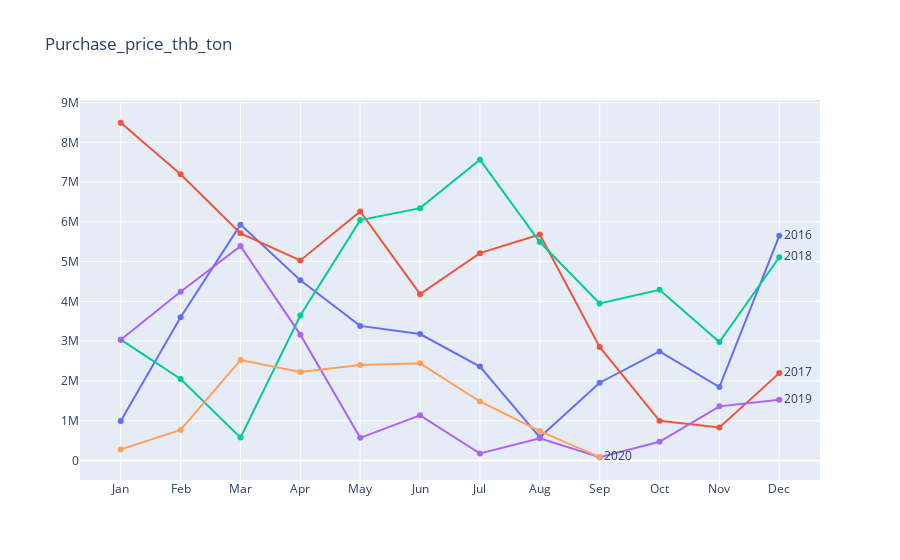
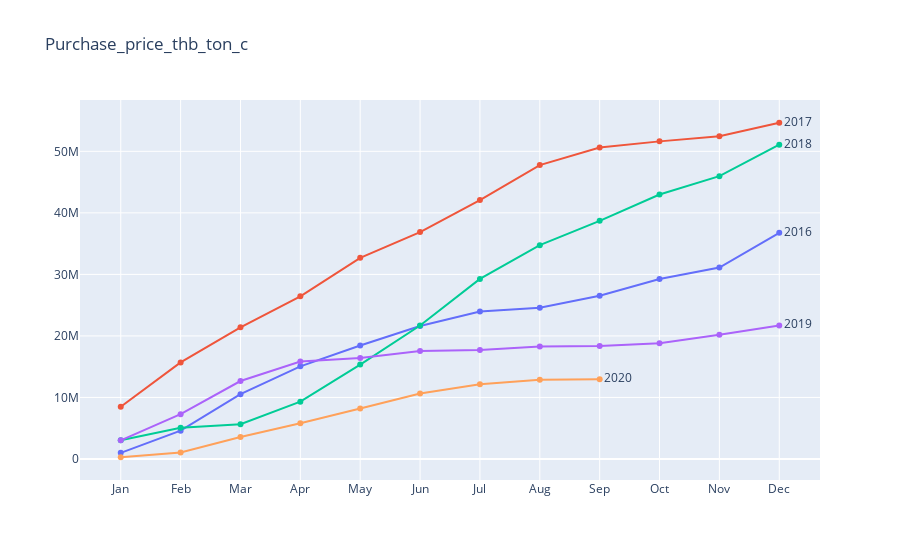
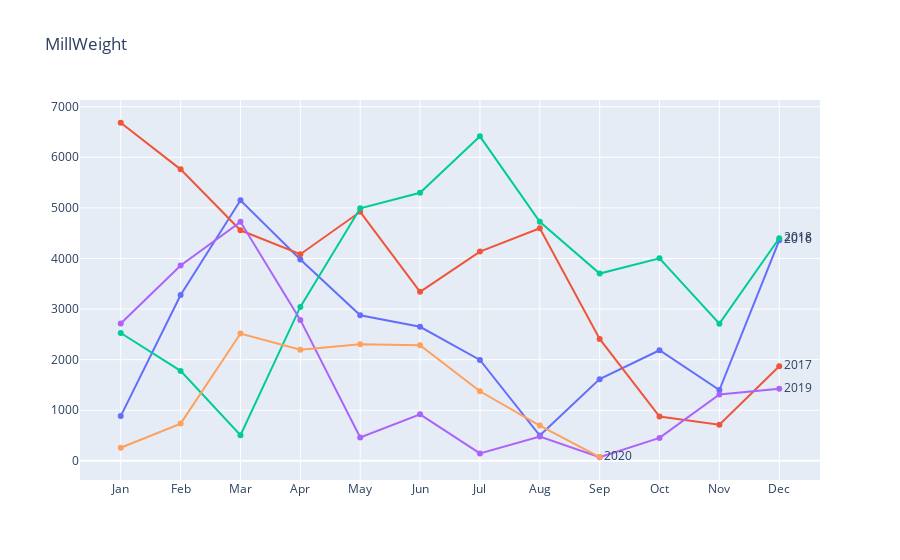
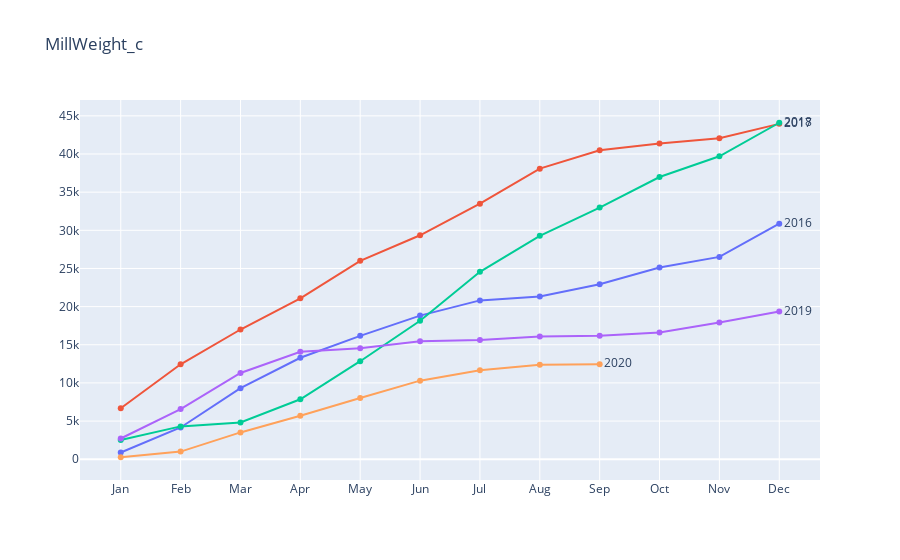

Notebook source saved alongside these figures, in order:
### Code cell
for t in ['Purchase_price_thb_ton','MillWeight']:
    if t == 'MillWeight': cols = ['MillWeight', 'MillWeight_c']
    else: cols = ['Purchase_price_thb_ton', 'Purchase_price_thb_ton_c']
    for col in cols:
        fig = go.Figure()
        for year in ymc[s][t].Year.unique():
            Y  = ymc[s][t].loc[ymc[s][t].Year==year]
            fig.add_trace(go.Scatter(x=months, y=Y[col], mode="markers+text+lines", textposition="middle right",
                                     text=['' for i in range(len(Y)-1)]+[str(year)]))
        fig.update_layout(showlegend=False, title=col)
        fig.show()

### Figure 1 — Plotly figure (JSON) as saved in the notebook; plotly's stock layout.template omitted (floating-point values rounded to 4 significant figures)
{"data": [{"mode": "markers+text+lines", "text": ["", "", "", "", "", "", "", "", "", "", "", "2016"], "textposition": "middle right", "type": "scatter", "x": ["Jan", "Feb", "Mar", "Apr", "May", "Jun", "Jul", "Aug", "Sep", "Oct", "Nov", "Dec"], "y": [990400.0, 3604000.0, 5930000.0, 4534000.0, 3384000.0, 3180000.0, 2361000.0, 582900.0, 1955000.0, 2741000.0, 1844000.0, 5649000.0]}, {"mode": "markers+text+lines", "text": ["", "", "", "", "", "", "", "", "", "", "", "2017"], "textposition": "middle right", "type": "scatter", "x": ["Jan", "Feb", "Mar", "Apr", "May", "Jun", "Jul", "Aug", "Sep", "Oct", "Nov", "Dec"], "y": [8493000.0, 7197000.0, 5711000.0, 5030000.0, 6260000.0, 4182000.0, 5213000.0, 5682000.0, 2856000.0, 996400.0, 829600.0, 2196000.0]}, {"mode": "markers+text+lines", "text": ["", "", "", "", "", "", "", "", "", "", "", "2018"], "textposition": "middle right", "type": "scatter", "x": ["Jan", "Feb", "Mar", "Apr", "May", "Jun", "Jul", "Aug", "Sep", "Oct", "Nov", "Dec"], "y": [3038000.0, 2048000.0, 574500.0, 3645000.0, 6045000.0, 6345000.0, 7564000.0, 5493000.0, 3948000.0, 4291000.0, 2979000.0, 5110000.0]}, {"mode": "markers+text+lines", "text": ["", "", "", "", "", "", "", "", "", "", "", "2019"], "textposition": "middle right", "type": "scatter", "x": ["Jan", "Feb", "Mar", "Apr", "May", "Jun", "Jul", "Aug", "Sep", "Oct", "Nov", "Dec"], "y": [3033000.0, 4242000.0, 5391000.0, 3164000.0, 568900.0, 1134000.0, 173800.0, 560300.0, 80630.0, 468200.0, 1360000.0, 1528000.0]}, {"mode": "markers+text+lines", "text": ["", "", "", "", "", "", "", "", "2020"], "textposition": "middle right", "type": "scatter", "x": ["Jan", "Feb", "Mar", "Apr", "May", "Jun", "Jul", "Aug", "Sep", "Oct", "Nov", "Dec"], "y": [278600.0, 768400.0, 2525000.0, 2224583, 2403000.0, 2443000.0, 1483000.0, 737800.0, 84719]}], "layout": {"showlegend": false, "title": {"text": "Purchase_price_thb_ton"}}}

### Figure 2 — Plotly figure (JSON) as saved in the notebook; plotly's stock layout.template omitted (floating-point values rounded to 4 significant figures)
{"data": [{"mode": "markers+text+lines", "text": ["", "", "", "", "", "", "", "", "", "", "", "2016"], "textposition": "middle right", "type": "scatter", "x": ["Jan", "Feb", "Mar", "Apr", "May", "Jun", "Jul", "Aug", "Sep", "Oct", "Nov", "Dec"], "y": [990400.0, 4594000.0, 10520000.0, 15060000.0, 18440000.0, 21623249, 23980000.0, 24570000.0, 26520000.0, 29260000.0, 31110000.0, 36760000.0]}, {"mode": "markers+text+lines", "text": ["", "", "", "", "", "", "", "", "", "", "", "2017"], "textposition": "middle right", "type": "scatter", "x": ["Jan", "Feb", "Mar", "Apr", "May", "Jun", "Jul", "Aug", "Sep", "Oct", "Nov", "Dec"], "y": [8493000.0, 15690000.0, 21400000.0, 26430000.0, 32690000.0, 36870000.0, 42090000.0, 47770000.0, 50630000.0, 51620000.0, 52450000.0, 54650000.0]}, {"mode": "markers+text+lines", "text": ["", "", "", "", "", "", "", "", "", "", "", "2018"], "textposition": "middle right", "type": "scatter", "x": ["Jan", "Feb", "Mar", "Apr", "May", "Jun", "Jul", "Aug", "Sep", "Oct", "Nov", "Dec"], "y": [3038000.0, 5085000.0, 5660000.0, 9305000.0, 15350000.0, 21690000.0, 29260000.0, 34750000.0, 38700000.0, 42990000.0, 45970000.0, 51080000.0]}, {"mode": "markers+text+lines", "text": ["", "", "", "", "", "", "", "", "", "", "", "2019"], "textposition": "middle right", "type": "scatter", "x": ["Jan", "Feb", "Mar", "Apr", "May", "Jun", "Jul", "Aug", "Sep", "Oct", "Nov", "Dec"], "y": [3033000.0, 7276000.0, 12670000.0, 15830663, 16400000.0, 17530000.0, 17707341, 18270000.0, 18350000.0, 18820000.0, 20180000.0, 21700000.0]}, {"mode": "markers+text+lines", "text": ["", "", "", "", "", "", "", "", "2020"], "textposition": "middle right", "type": "scatter", "x": ["Jan", "Feb", "Mar", "Apr", "May", "Jun", "Jul", "Aug", "Sep", "Oct", "Nov", "Dec"], "y": [278600.0, 1047000.0, 3572000.0, 5797000.0, 8200000.0, 10640000.0, 12130000.0, 12860000.0, 12950000.0]}], "layout": {"showlegend": false, "title": {"text": "Purchase_price_thb_ton_c"}}}

### Figure 3 — Plotly figure (JSON) as saved in the notebook; plotly's stock layout.template omitted (floating-point values rounded to 4 significant figures)
{"data": [{"mode": "markers+text+lines", "text": ["", "", "", "", "", "", "", "", "", "", "", "2016"], "textposition": "middle right", "type": "scatter", "x": ["Jan", "Feb", "Mar", "Apr", "May", "Jun", "Jul", "Aug", "Sep", "Oct", "Nov", "Dec"], "y": [884.7, 3278.0, 5151.0, 3981.0, 2877.0, 2650.0, 1993.0, 500.9, 1615.0, 2186.0, 1400.0, 4359.0]}, {"mode": "markers+text+lines", "text": ["", "", "", "", "", "", "", "", "", "", "", "2017"], "textposition": "middle right", "type": "scatter", "x": ["Jan", "Feb", "Mar", "Apr", "May", "Jun", "Jul", "Aug", "Sep", "Oct", "Nov", "Dec"], "y": [6682.0, 5762.0, 4557.0, 4084.0, 4923.0, 3341.0, 4136.0, 4598.0, 2409.0, 874.8, 712.7, 1871.0]}, {"mode": "markers+text+lines", "text": ["", "", "", "", "", "", "", "", "", "", "", "2018"], "textposition": "middle right", "type": "scatter", "x": ["Jan", "Feb", "Mar", "Apr", "May", "Jun", "Jul", "Aug", "Sep", "Oct", "Nov", "Dec"], "y": [2527.0, 1778.0, 506.8, 3043.0, 4991.0, 5298.0, 6413.0, 4724.0, 3701.0, 4004.0, 2712.0, 4399.0]}, {"mode": "markers+text+lines", "text": ["", "", "", "", "", "", "", "", "", "", "", "2019"], "textposition": "middle right", "type": "scatter", "x": ["Jan", "Feb", "Mar", "Apr", "May", "Jun", "Jul", "Aug", "Sep", "Oct", "Nov", "Dec"], "y": [2714.0, 3861.0, 4724.0, 2786.0, 462.5, 920.1, 146.6, 481.7, 71.48, 453.3, 1311.0, 1425.0]}, {"mode": "markers+text+lines", "text": ["", "", "", "", "", "", "", "", "2020"], "textposition": "middle right", "type": "scatter", "x": ["Jan", "Feb", "Mar", "Apr", "May", "Jun", "Jul", "Aug", "Sep", "Oct", "Nov", "Dec"], "y": [259.8, 737.2, 2517.0, 2194.0, 2307.0, 2285.0, 1375.0, 696.5, 75.47]}], "layout": {"showlegend": false, "title": {"text": "MillWeight"}}}

### Figure 4 — Plotly figure (JSON) as saved in the notebook; plotly's stock layout.template omitted (floating-point values rounded to 4 significant figures)
{"data": [{"mode": "markers+text+lines", "text": ["", "", "", "", "", "", "", "", "", "", "", "2016"], "textposition": "middle right", "type": "scatter", "x": ["Jan", "Feb", "Mar", "Apr", "May", "Jun", "Jul", "Aug", "Sep", "Oct", "Nov", "Dec"], "y": [884.7, 4163.0, 9313.0, 13290.0, 16170.0, 18820.0, 20810.0, 21320.0, 22930.0, 25120.0, 26520.0, 30880.0]}, {"mode": "markers+text+lines", "text": ["", "", "", "", "", "", "", "", "", "", "", "2017"], "textposition": "middle right", "type": "scatter", "x": ["Jan", "Feb", "Mar", "Apr", "May", "Jun", "Jul", "Aug", "Sep", "Oct", "Nov", "Dec"], "y": [6682.0, 12440.0, 17000.0, 21080.0, 26010.0, 29350.0, 33480.0, 38080.0, 40490.0, 41370.0, 42080.0, 43950.0]}, {"mode": "markers+text+lines", "text": ["", "", "", "", "", "", "", "", "", "", "", "2018"], "textposition": "middle right", "type": "scatter", "x": ["Jan", "Feb", "Mar", "Apr", "May", "Jun", "Jul", "Aug", "Sep", "Oct", "Nov", "Dec"], "y": [2527.0, 4306.0, 4812.0, 7855.0, 12850.0, 18140.0, 24560.0, 29280.0, 32980.0, 36990.0, 39700.0, 44100.0]}, {"mode": "markers+text+lines", "text": ["", "", "", "", "", "", "", "", "", "", "", "2019"], "textposition": "middle right", "type": "scatter", "x": ["Jan", "Feb", "Mar", "Apr", "May", "Jun", "Jul", "Aug", "Sep", "Oct", "Nov", "Dec"], "y": [2714.0, 6575.0, 11300.0, 14090.0, 14550.0, 15470.0, 15610.0, 16100.0, 16170.0, 16620.0, 17930.0, 19360.0]}, {"mode": "markers+text+lines", "text": ["", "", "", "", "", "", "", "", "2020"], "textposition": "middle right", "type": "scatter", "x": ["Jan", "Feb", "Mar", "Apr", "May", "Jun", "Jul", "Aug", "Sep", "Oct", "Nov", "Dec"], "y": [259.8, 997.0, 3514.0, 5708.0, 8015.0, 10300.0, 11670.0, 12370.0, 12450.0]}], "layout": {"showlegend": false, "title": {"text": "MillWeight_c"}}}
